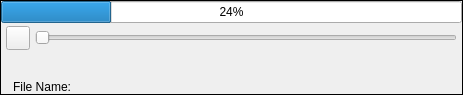
<?xml version="1.0" encoding="UTF-8"?>
<ui version="4.0">
 <class>AssetVoiceWidget</class>
 <widget class="QWidget" name="AssetVoiceWidget">
  <property name="geometry">
   <rect>
    <x>0</x>
    <y>0</y>
    <width>463</width>
    <height>95</height>
   </rect>
  </property>
  <property name="sizePolicy">
   <sizepolicy hsizetype="Expanding" vsizetype="Preferred">
    <horstretch>0</horstretch>
    <verstretch>0</verstretch>
   </sizepolicy>
  </property>
  <property name="minimumSize">
   <size>
    <width>0</width>
    <height>0</height>
   </size>
  </property>
  <property name="maximumSize">
   <size>
    <width>16777215</width>
    <height>16777215</height>
   </size>
  </property>
  <property name="windowTitle">
   <string>Form</string>
  </property>
  <property name="styleSheet">
   <string notr="true"/>
  </property>
  <layout class="QGridLayout" name="gridLayout">
   <property name="leftMargin">
    <number>0</number>
   </property>
   <property name="topMargin">
    <number>0</number>
   </property>
   <property name="rightMargin">
    <number>0</number>
   </property>
   <property name="bottomMargin">
    <number>0</number>
   </property>
   <property name="spacing">
    <number>0</number>
   </property>
   <item row="0" column="0">
    <widget class="QFrame" name="m_MainFrame">
     <property name="sizePolicy">
      <sizepolicy hsizetype="Expanding" vsizetype="Preferred">
       <horstretch>0</horstretch>
       <verstretch>0</verstretch>
      </sizepolicy>
     </property>
     <property name="minimumSize">
      <size>
       <width>0</width>
       <height>0</height>
      </size>
     </property>
     <property name="maximumSize">
      <size>
       <width>16777215</width>
       <height>16777215</height>
      </size>
     </property>
     <property name="frameShape">
      <enum>QFrame::Shape::Box</enum>
     </property>
     <property name="frameShadow">
      <enum>QFrame::Shadow::Plain</enum>
     </property>
     <layout class="QHBoxLayout" name="horizontalLayout_4">
      <property name="spacing">
       <number>0</number>
      </property>
      <property name="leftMargin">
       <number>0</number>
      </property>
      <property name="topMargin">
       <number>0</number>
      </property>
      <property name="rightMargin">
       <number>0</number>
      </property>
      <property name="bottomMargin">
       <number>0</number>
      </property>
      <item>
       <widget class="AvatarBar" name="m_LeftAvatarBar" native="true"/>
      </item>
      <item>
       <widget class="QFrame" name="m_AudioContentFrame">
        <property name="sizePolicy">
         <sizepolicy hsizetype="Expanding" vsizetype="Preferred">
          <horstretch>0</horstretch>
          <verstretch>0</verstretch>
         </sizepolicy>
        </property>
        <layout class="QVBoxLayout" name="verticalLayout">
         <property name="spacing">
          <number>0</number>
         </property>
         <property name="leftMargin">
          <number>0</number>
         </property>
         <property name="topMargin">
          <number>0</number>
         </property>
         <property name="rightMargin">
          <number>0</number>
         </property>
         <property name="bottomMargin">
          <number>0</number>
         </property>
         <item>
          <widget class="VxProgressBar" name="m_XferProgressBar">
           <property name="value">
            <number>24</number>
           </property>
          </widget>
         </item>
         <item>
          <widget class="QFrame" name="m_AudioControlFrame">
           <property name="sizePolicy">
            <sizepolicy hsizetype="Expanding" vsizetype="Fixed">
             <horstretch>0</horstretch>
             <verstretch>0</verstretch>
            </sizepolicy>
           </property>
           <property name="minimumSize">
            <size>
             <width>0</width>
             <height>30</height>
            </size>
           </property>
           <property name="maximumSize">
            <size>
             <width>16777215</width>
             <height>30</height>
            </size>
           </property>
           <layout class="QHBoxLayout" name="horizontalLayout">
            <property name="spacing">
             <number>5</number>
            </property>
            <property name="sizeConstraint">
             <enum>QLayout::SizeConstraint::SetDefaultConstraint</enum>
            </property>
            <property name="leftMargin">
             <number>5</number>
            </property>
            <property name="topMargin">
             <number>2</number>
            </property>
            <property name="rightMargin">
             <number>5</number>
            </property>
            <property name="bottomMargin">
             <number>2</number>
            </property>
            <item>
             <widget class="VxPushButton" name="m_PlayPauseButton">
              <property name="sizePolicy">
               <sizepolicy hsizetype="Fixed" vsizetype="Fixed">
                <horstretch>0</horstretch>
                <verstretch>0</verstretch>
               </sizepolicy>
              </property>
              <property name="minimumSize">
               <size>
                <width>24</width>
                <height>24</height>
               </size>
              </property>
              <property name="maximumSize">
               <size>
                <width>24</width>
                <height>24</height>
               </size>
              </property>
              <property name="text">
               <string notr="true"/>
              </property>
              <property name="iconSize">
               <size>
                <width>24</width>
                <height>24</height>
               </size>
              </property>
             </widget>
            </item>
            <item>
             <widget class="QSlider" name="m_PlayPosSlider">
              <property name="minimumSize">
               <size>
                <width>0</width>
                <height>24</height>
               </size>
              </property>
              <property name="maximumSize">
               <size>
                <width>16777215</width>
                <height>24</height>
               </size>
              </property>
              <property name="orientation">
               <enum>Qt::Orientation::Horizontal</enum>
              </property>
             </widget>
            </item>
           </layout>
          </widget>
         </item>
         <item>
          <widget class="QFrame" name="m_TagFrame">
           <property name="sizePolicy">
            <sizepolicy hsizetype="Expanding" vsizetype="Preferred">
             <horstretch>0</horstretch>
             <verstretch>0</verstretch>
            </sizepolicy>
           </property>
           <layout class="QHBoxLayout" name="horizontalLayout_3">
            <property name="spacing">
             <number>5</number>
            </property>
            <property name="leftMargin">
             <number>2</number>
            </property>
            <property name="topMargin">
             <number>2</number>
            </property>
            <property name="rightMargin">
             <number>5</number>
            </property>
            <property name="bottomMargin">
             <number>5</number>
            </property>
            <item>
             <widget class="QLabel" name="m_LeftUserNameLabel">
              <property name="text">
               <string notr="true"/>
              </property>
             </widget>
            </item>
            <item>
             <widget class="VxTagLabel" name="m_TagUserTextLabel">
              <property name="sizePolicy">
               <sizepolicy hsizetype="Expanding" vsizetype="Expanding">
                <horstretch>0</horstretch>
                <verstretch>0</verstretch>
               </sizepolicy>
              </property>
              <property name="minimumSize">
               <size>
                <width>0</width>
                <height>0</height>
               </size>
              </property>
              <property name="maximumSize">
               <size>
                <width>16777215</width>
                <height>16777215</height>
               </size>
              </property>
              <property name="text">
               <string/>
              </property>
             </widget>
            </item>
            <item>
             <widget class="QLabel" name="m_RightUserNameLabel">
              <property name="sizePolicy">
               <sizepolicy hsizetype="Minimum" vsizetype="Preferred">
                <horstretch>0</horstretch>
                <verstretch>0</verstretch>
               </sizepolicy>
              </property>
              <property name="text">
               <string notr="true"/>
              </property>
              <property name="alignment">
               <set>Qt::AlignmentFlag::AlignRight|Qt::AlignmentFlag::AlignTrailing|Qt::AlignmentFlag::AlignVCenter</set>
              </property>
             </widget>
            </item>
           </layout>
          </widget>
         </item>
         <item>
          <widget class="QFrame" name="m_FileNameFrame">
           <property name="sizePolicy">
            <sizepolicy hsizetype="Expanding" vsizetype="Preferred">
             <horstretch>0</horstretch>
             <verstretch>0</verstretch>
            </sizepolicy>
           </property>
           <layout class="QHBoxLayout" name="horizontalLayout_2">
            <property name="spacing">
             <number>2</number>
            </property>
            <property name="leftMargin">
             <number>0</number>
            </property>
            <property name="topMargin">
             <number>0</number>
            </property>
            <property name="rightMargin">
             <number>0</number>
            </property>
            <property name="bottomMargin">
             <number>0</number>
            </property>
            <item>
             <widget class="QLabel" name="m_FileNameTitleLabel">
              <property name="sizePolicy">
               <sizepolicy hsizetype="Fixed" vsizetype="Preferred">
                <horstretch>0</horstretch>
                <verstretch>0</verstretch>
               </sizepolicy>
              </property>
              <property name="minimumSize">
               <size>
                <width>70</width>
                <height>0</height>
               </size>
              </property>
              <property name="maximumSize">
               <size>
                <width>70</width>
                <height>16777215</height>
               </size>
              </property>
              <property name="text">
               <string>File Name:</string>
              </property>
              <property name="alignment">
               <set>Qt::AlignmentFlag::AlignRight|Qt::AlignmentFlag::AlignTrailing|Qt::AlignmentFlag::AlignVCenter</set>
              </property>
             </widget>
            </item>
            <item>
             <widget class="VxLabel" name="m_FileNameLabel">
              <property name="sizePolicy">
               <sizepolicy hsizetype="Expanding" vsizetype="Preferred">
                <horstretch>0</horstretch>
                <verstretch>0</verstretch>
               </sizepolicy>
              </property>
              <property name="minimumSize">
               <size>
                <width>0</width>
                <height>0</height>
               </size>
              </property>
              <property name="maximumSize">
               <size>
                <width>16777215</width>
                <height>16777215</height>
               </size>
              </property>
              <property name="text">
               <string/>
              </property>
             </widget>
            </item>
           </layout>
          </widget>
         </item>
        </layout>
       </widget>
      </item>
      <item>
       <widget class="AvatarBar" name="m_RightAvatarBar" native="true"/>
      </item>
     </layout>
    </widget>
   </item>
  </layout>
 </widget>
 <customwidgets>
  <customwidget>
   <class>VxPushButton</class>
   <extends>QPushButton</extends>
   <header location="global">VxPushButton.h</header>
  </customwidget>
  <customwidget>
   <class>AvatarBar</class>
   <extends>QWidget</extends>
   <header>AvatarBar.h</header>
   <container>1</container>
  </customwidget>
  <customwidget>
   <class>VxProgressBar</class>
   <extends>QProgressBar</extends>
   <header location="global">VxProgressBar.h</header>
  </customwidget>
  <customwidget>
   <class>VxLabel</class>
   <extends>QLabel</extends>
   <header>VxLabel.h</header>
  </customwidget>
  <customwidget>
   <class>VxTagLabel</class>
   <extends>QLabel</extends>
   <header>VxTagLabel.h</header>
  </customwidget>
 </customwidgets>
 <resources/>
 <connections/>
</ui>
